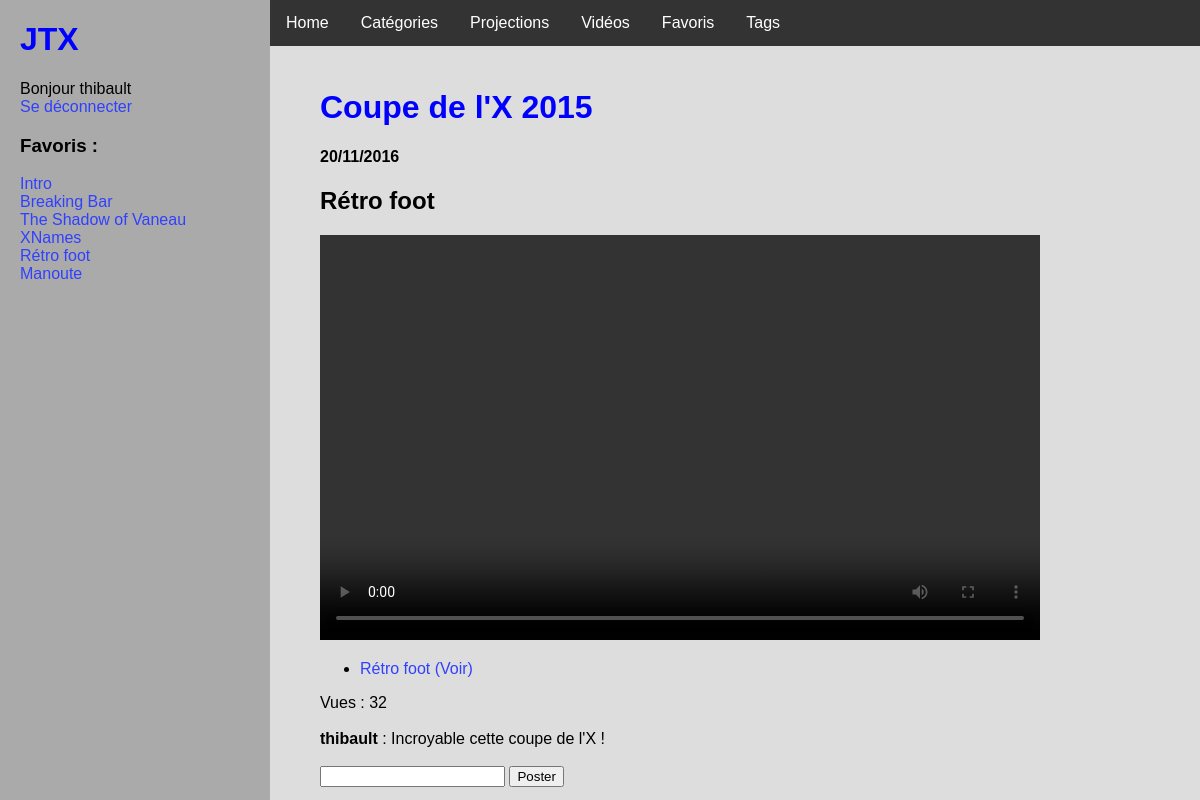
The page /proj/2/ (signed in) on the database its author committed.
### videos/models.py (models this page shows, shortened)
class Favorite(models.Model):
    user = models.ForeignKey(User)
    video = models.ForeignKey(Video)
    date = models.DateTimeField(auto_now_add = True)
    class Meta:
        unique_together = (('user', 'video'),)

class Video(models.Model):
    titre = models.CharField(max_length=100)
    date = models.DateField(default=datetime.date.today)
    url = models.CharField(max_length=1000)
    extension = models.CharField(max_length=4, default="mp4")
    views = models.IntegerField(default=0)
    public = models.BooleanField(default=False)

class Proj(models.Model):
    titre = models.CharField(max_length=100)
    category = models.ForeignKey(Category)
    date = models.DateField(default=datetime.date.today)
    views = models.IntegerField(default=0)

class Relation_proj(models.Model):
    proj = models.ForeignKey(Proj)
    video = models.ForeignKey(Video)

class Relation_comment_proj(models.Model):
    comment = models.CharField(max_length=1000)
    proj = models.ForeignKey(Proj)
    date = models.DateTimeField(auto_now_add = True)
    author = models.ForeignKey(User)

### videos/views.py (the view)
# urls.py: url(r'^proj/(?P<proj_id>[0-9]+)/$', views.proj, name='proj'),
def proj(request, proj_id):
    proj = get_object_or_404(Proj, pk=proj_id)
    if proj.category.public or request.user.is_authenticated:
        proj.views += 1
        proj.save()
        context = {
            'proj': proj,
        }
        return render(request, 'proj.html', context)
    return index(request)

### videos/templates/proj.html (shortened to what this page needs)
{% extends 'base.html' %}
{% block body %}
{% if proj %}
{% load static %}
  <h1>{{ proj.titre }}</h1>
  <h4>{{ proj.date|date:"d/m/Y"  }}</h4>
	<h2 id="titre_video"></h2>
	<video id="video" width="720px" height="405px" controls></video>
  <ul>
    {% for r in proj.relation_proj_set.all %}
    <li>
			<a href="#" onclick="launch({{forloop.counter}})">{{ r.video.titre }}</a>
			<a href="{% url 'videos:video' r.video.id %}">(Voir)</a>
		</li>
    {% endfor %}
  </ul>
Vues : {{ proj.views }}
<br/>
{% for r in proj.relation_comment_proj_set.all %}
    <br/>
    <strong>{{r.author.username }}</strong> :
    {{ r.comment }}
{% endfor %}
{% if request.user.is_authenticated %}
<br/>
<br/>
<form action="{% url 'videos:comment_proj' proj.id %}" method="post">
<input type="text" name="comment" id="comment" />
<input type="submit" value="Poster" />
</form>
{% endif %}
{% endif %}
{% endblock %}

### videos/templates/base.html (shortened to what this page needs)
{% load static %}
<!DOCTYPE html>
<html>
<head>
  <link rel="stylesheet" href="{% static 'style.css' %}"/>
</head>
<body>
<div id="lateral_bar">
    <h1> JTX </h1>
    {% if request.user.is_authenticated %}
        Bonjour {{ request.user.username }}
        <br/>
        <a href="/logout/">Se déconnecter</a>
        <br/>
        <h3>Favoris :</h3>
        {% for f in request.user.favorite_set.all %}
        <a href="{% url 'videos:video' f.video.id %}">{{ f.video.titre }}</a>
        <br/>
        {% endfor %}
    {% else %}
        <a href="/login/">Se connecter</a>
    {% endif %}
</div>
<div id="central">
	<div id="navigation_bar">"
    <ul>
        <li><a href="/">Home</a></li>
        <li><a href="{% url 'videos:categories' %}">Catégories</a></li>
        <li><a href="{% url 'videos:projs' 1 %}">Projections</a></li>
        <li><a href="{% url 'videos:videos' 1 %}">Vidéos</a></li>
        {% if request.user.is_authenticated %}
            <li><a href="{% url 'videos:favorites' 1 %}">Favoris</a></li>
        {% endif %}
        <li><a href="{% url 'videos:tags' %}">Tags</a></li>
    </ul>
	</div>
	<div id="body">
    {% block body %}
    {% endblock %}
	</div>
</div>
</body>
</html>

### videos/static/style.css (style rules this page uses)
* { font-family: Arial; }
#lateral_bar { position: absolute; top:0; bottom:0; width:250px; background-color: #AAAAAA; padding-left: 20px; }
#central { position: absolute; top: 0; bottom:0; margin-left: 270px; }
#body { float: right; margin-top:30px; padding-top: 20px; padding-left: 50px; }
body { padding: 0; margin: 0; background-color: #DDDDDD; }
h1 { color: blue; }
a { color: #3040FF; text-decoration: none; }
#navigation_bar ul { list-style-type: none; margin: 0; padding: 0; overflow: hidden; background-color: #333; position: fixed; top: 0; width: 100%; }
#navigation_bar li { float: left; }
#navigation_bar li a { display: block; color: white; text-align: center; padding: 14px 16px; text-decoration: none; }

### rows shown on the page
Favorite: video.titre "Intro"
Favorite: video.titre "Breaking Bar"
Favorite: video.titre "The Shadow of Vaneau"
Favorite: video.titre "XNames"
Favorite: video.titre "Rétro foot"
Favorite: video.titre "Manoute"
Proj: titre "Coupe de l'X 2015", date "20/11/2016", views "32"
Relation_proj: video.titre "Rétro foot"
Relation_comment_proj: author.username "thibault", comment "Incroyable cette coupe de l'X !"

### other values the page prints
{{ request.user.username }} "thibault"
